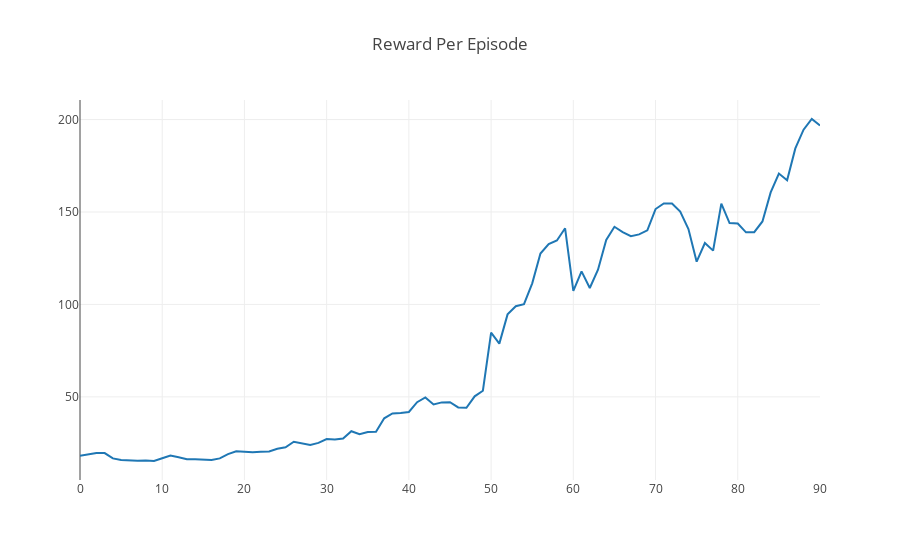

Write notebook code for a chart like this one.
### Markdown cell above
And, finally, we can plot our agent's training process.  The x-axis is the environment episode, while the y-axis is the total reward for the given episode.  We smooth the curve with a moving average.

### Code cell
plotly.offline.iplot({
    "data": [go.Scatter(x=np.arange(len(ep_rewards)), y=moving_average(ep_rewards, 10))],
    "layout": go.Layout(title="Reward Per Episode")
})

### Figure 1 — Plotly figure (JSON) as saved in the notebook; plotly's stock layout.template omitted (floating-point values rounded to 4 significant figures)
{"data": [{"type": "scatter", "uid": "349b0bd5-1dc3-4d4d-8f28-4e663b0c6f31", "x": [0, 1, 2, 3, 4, 5, 6, 7, 8, 9, 10, 11, 12, 13, 14, 15, 16, 17, 18, 19, 20, 21, 22, 23, 24, 25, 26, 27, 28, 29, 30, 31, 32, 33, 34, 35, 36, 37, 38, 39, 40, 41, 42, 43, 44, 45, 46, 47, 48, 49, 50, 51, 52, 53, 54, 55, 56, 57, 58, 59, 60, 61, 62, 63, 64, 65, 66, 67, 68, 69, 70, 71, 72, 73, 74, 75, 76, 77, 78, 79, 80, 81, 82, 83, 84, 85, 86, 87, 88, 89, 90, 91, 92, 93, 94, 95, 96, 97, 98, 99], "y": [18.1, 18.7, 19.6, 19.6, 16.7, 15.8, 15.4, 15.4, 15.6, 15.3, 16.8, 18.2, 17.3, 16.3, 16.3, 16.1, 15.8, 16.7, 19, 20.6, 20.3, 20.1, 20.3, 20.5, 21.9, 22.7, 25.7, 25, 24, 25.1, 27.2, 26.9, 27.5, 31.4, 29.8, 31, 31.1, 38.4, 41, 41.3, 41.8, 47.1, 49.7, 45.9, 47, 47.1, 44.3, 44.1, 50.3, 53.3, 84.7, 78.8, 94.6, 99, 100.1, 111.4, 127.5, 132.6, 134.6, 141.2, 107.3, 117.9, 108.9, 118.8, 134.9, 142, 139.1, 136.9, 137.9, 140.1, 151.6, 154.6, 154.6, 150.2, 140.8, 123.1, 133.2, 129.1, 154.5, 144, 143.8, 139, 139.1, 144.9, 160.6, 170.8, 167.2, 184.4, 194.5, 200.3, 196.8]}], "layout": {"autosize": true, "title": {"text": "Reward Per Episode"}, "xaxis": {"autorange": true, "range": [0, 90], "type": "linear"}, "yaxis": {"autorange": true, "range": [5.022, 210.6], "type": "linear"}}}
